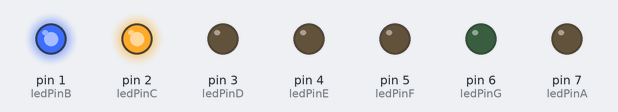
Recording of a sketch running on a simulated Arduino Uno, built with avr-gcc and run on an emulated ATmega328P. On the bench: output pins drawn as LEDs (lit = HIGH).

Above: at 0.5 s.
At 2.5 s:
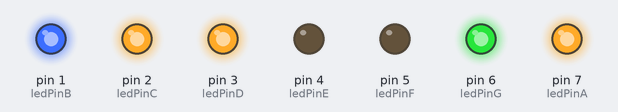
At 3.5 s:
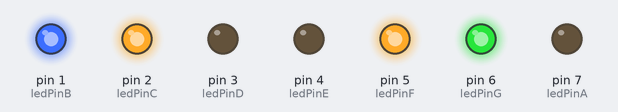
At 5.5 s:
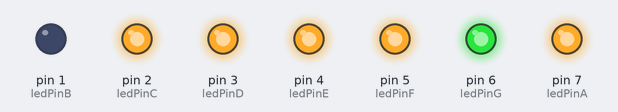
At 8.5 s:
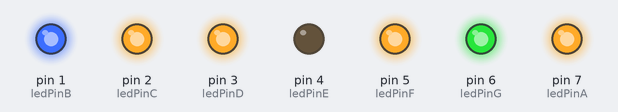
At 11.5 s:
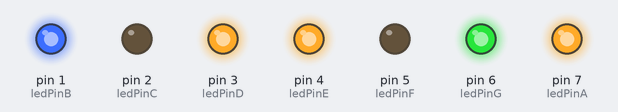
Timing chart, 0 to 13.0 s (numbered marks = the images above):
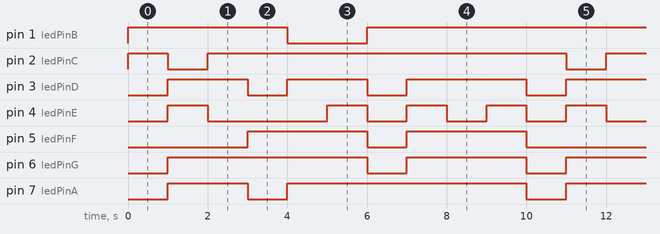

The sketch:

_7_segment_display_0_-_9.ino
```cpp
int ledPinA = 7;
int ledPinB = 1;
int ledPinC = 2;
int ledPinD = 3;
int ledPinE = 4;
int ledPinF = 5;
int ledPinG = 6;

void setup() {
//   put your setup code here, to run once:
pinMode (ledPinA, OUTPUT);
pinMode (ledPinB, OUTPUT);
pinMode (ledPinC, OUTPUT);
pinMode (ledPinD, OUTPUT);
pinMode (ledPinE, OUTPUT);
pinMode (ledPinF, OUTPUT);
pinMode (ledPinG, OUTPUT);

}

void loop() {
  // put your main code here, to run repeatedly:
digitalWrite (ledPinA, LOW);
digitalWrite (ledPinB, HIGH);
digitalWrite (ledPinC, HIGH);
digitalWrite (ledPinD, LOW);
digitalWrite (ledPinE, LOW);
digitalWrite (ledPinF, LOW);
digitalWrite (ledPinG, LOW);
delay (1000);
digitalWrite (ledPinA, HIGH);
digitalWrite (ledPinB, HIGH);
digitalWrite (ledPinC, LOW);
digitalWrite (ledPinD, HIGH);
digitalWrite (ledPinE, HIGH);
digitalWrite (ledPinF, LOW);
digitalWrite (ledPinG, HIGH);
delay (1000);
digitalWrite (ledPinA, HIGH);
digitalWrite (ledPinB, HIGH);
digitalWrite (ledPinC, HIGH);
digitalWrite (ledPinD, HIGH);
digitalWrite (ledPinE, LOW);
digitalWrite (ledPinF, LOW);
digitalWrite (ledPinG, HIGH);
delay (1000);
digitalWrite (ledPinA, LOW);
digitalWrite (ledPinB, HIGH);
digitalWrite (ledPinC, HIGH);
digitalWrite (ledPinD, LOW);
digitalWrite (ledPinE, LOW);
digitalWrite (ledPinF, HIGH);
digitalWrite (ledPinG, HIGH);
delay (1000);
digitalWrite (ledPinA, HIGH);
digitalWrite (ledPinB, LOW);
digitalWrite (ledPinC, HIGH);
digitalWrite (ledPinD, HIGH);
digitalWrite (ledPinE, LOW);
digitalWrite (ledPinF, HIGH);
digitalWrite (ledPinG, HIGH);
delay (1000);
digitalWrite (ledPinA, HIGH);
digitalWrite (ledPinB, LOW);
digitalWrite (ledPinC, HIGH);
digitalWrite (ledPinD, HIGH);
digitalWrite (ledPinE, HIGH);
digitalWrite (ledPinF, HIGH);
digitalWrite (ledPinG, HIGH);
delay (1000);
digitalWrite (ledPinA, HIGH);
digitalWrite (ledPinB, HIGH);
digitalWrite (ledPinC, HIGH);
digitalWrite (ledPinD, LOW);
digitalWrite (ledPinE, LOW);
digitalWrite (ledPinF, LOW);
digitalWrite (ledPinG, LOW);
delay (1000);
digitalWrite (ledPinA, HIGH);
digitalWrite (ledPinB, HIGH);
digitalWrite (ledPinC, HIGH);
digitalWrite (ledPinD, HIGH);
digitalWrite (ledPinE, HIGH);
digitalWrite (ledPinF, HIGH);
digitalWrite (ledPinG, HIGH);
delay (1000);
digitalWrite (ledPinA, HIGH);
digitalWrite (ledPinB, HIGH);
digitalWrite (ledPinC, HIGH);
digitalWrite (ledPinD, HIGH);
digitalWrite (ledPinE, LOW);
digitalWrite (ledPinF, HIGH);
digitalWrite (ledPinG, HIGH);
delay (1000);
digitalWrite (ledPinA, HIGH);
digitalWrite (ledPinB, HIGH);
digitalWrite (ledPinC, HIGH);
digitalWrite (ledPinD, HIGH);
digitalWrite (ledPinE, HIGH);
digitalWrite (ledPinF, HIGH);
digitalWrite (ledPinG, HIGH);
delay (1000);
}
```

Measured:
- by itself, pin 1 (ledPinB): repeats every 10.0 s: LOW 2.0 s, HIGH 8.0 s
- by itself, pin 2 (ledPinC): repeats every 10.0 s: LOW 1.0 s, HIGH 9.0 s
- by itself, pin 3 (ledPinD): repeats every 10.0 s: LOW 1.0 s, HIGH 2.0 s, LOW 1.0 s, HIGH 3.0 s, LOW 1.0 s, HIGH 2.0 s
- by itself, pin 4 (ledPinE): repeats every 10.0 s: LOW 3.0 s, 3 × (HIGH 1.0 s, LOW 1.0 s), HIGH 1.0 s
- by itself, pin 5 (ledPinF): repeats every 10.0 s: LOW 1.0 s, HIGH 3.0 s, LOW 3.0 s, HIGH 3.0 s
- by itself, pin 6 (ledPinG): repeats every 10.0 s: LOW 1.0 s, HIGH 3.0 s, LOW 1.0 s, HIGH 5.0 s
- by itself, pin 7 (ledPinA): repeats every 10.0 s: LOW 1.0 s, HIGH 6.0 s, LOW 1.0 s, HIGH 2.0 s
